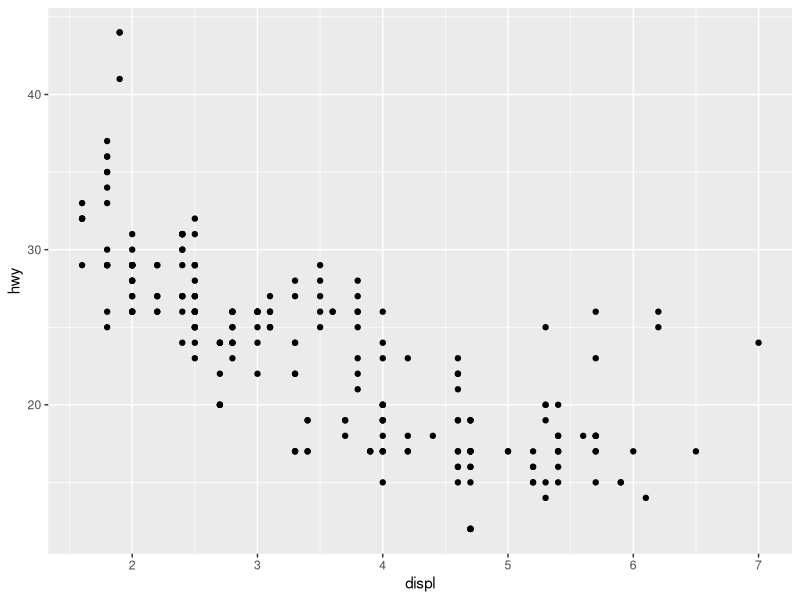
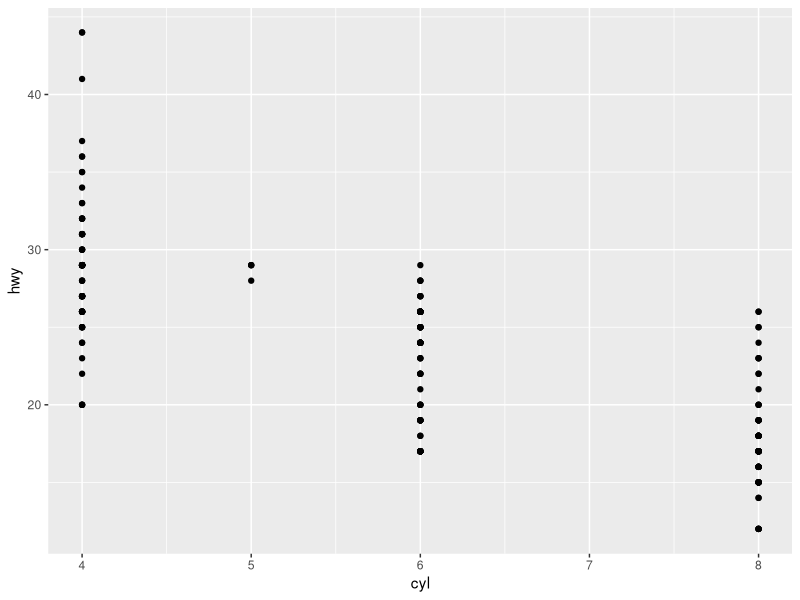
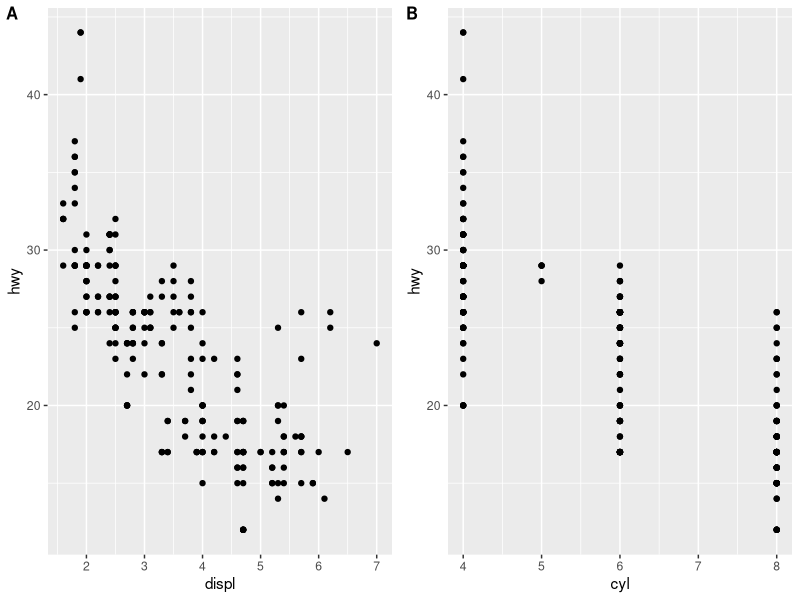
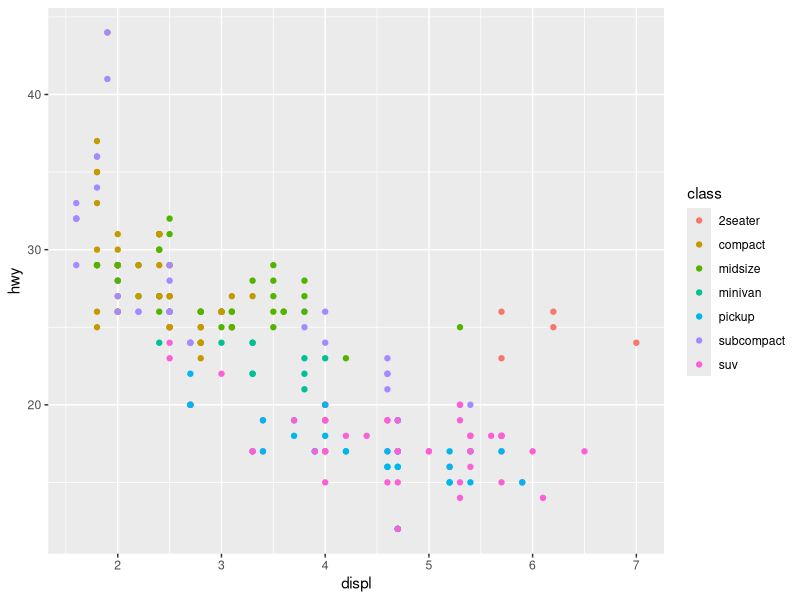
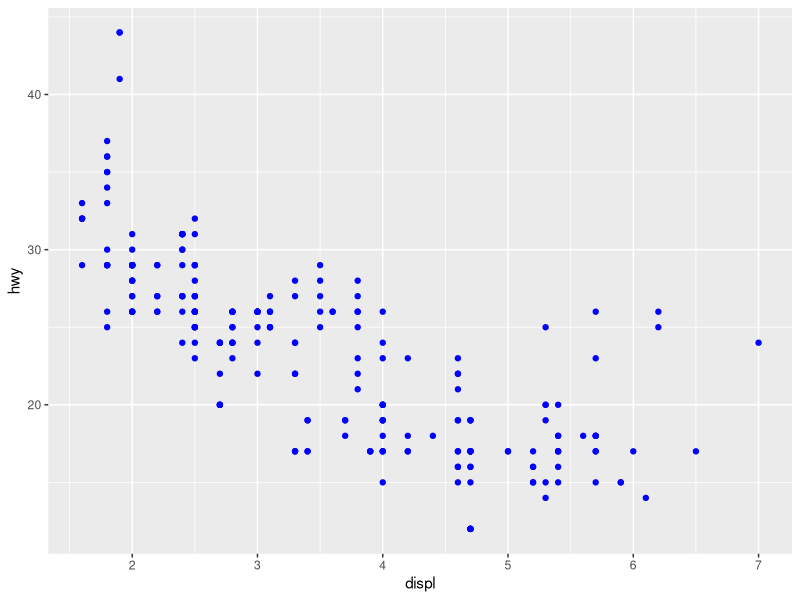
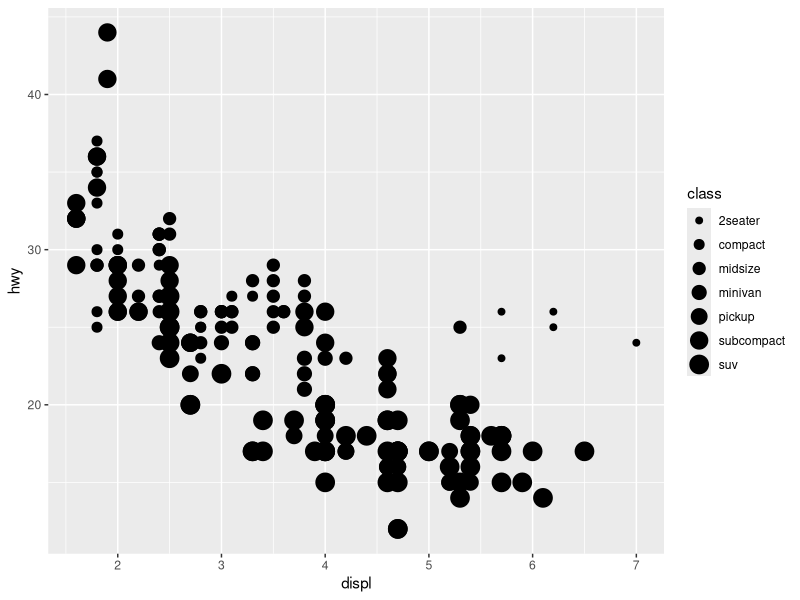
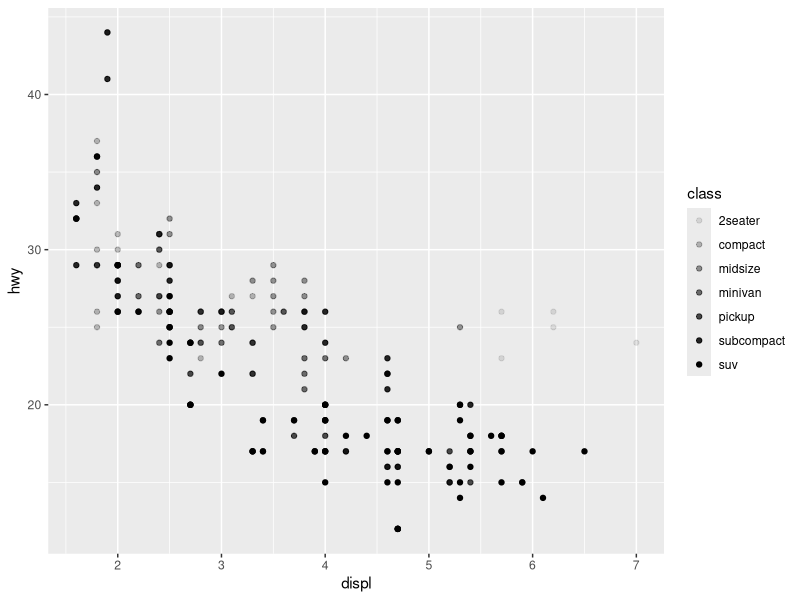
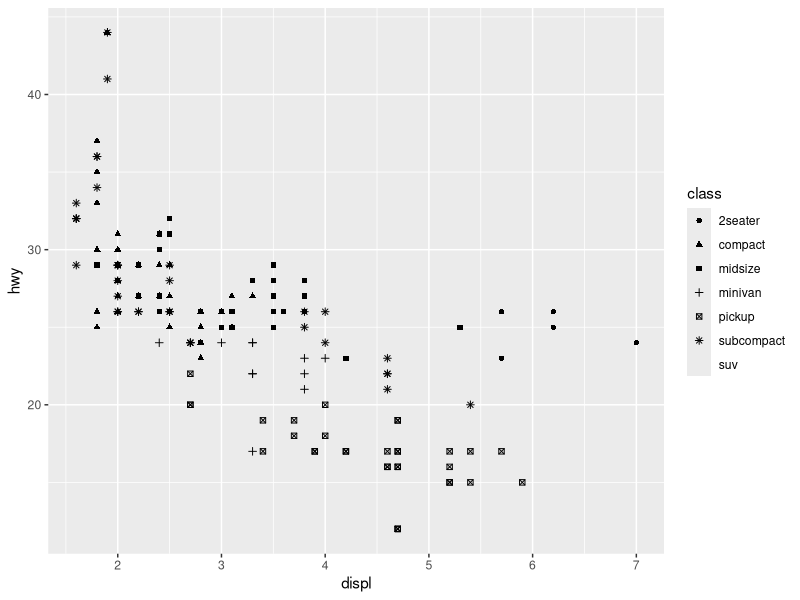

R code for these plots, in order:
library(tidyverse)
mpg
?mpg
view(mpg) #use view() to open the dataset as a tab
summary(mpg)
dim(mpg)
ggplot(mpg, aes(x = displ, y = hwy)) + 
  geom_point()
ggplot(mpg, aes(x = cyl, y = hwy)) +
  geom_point()
par(mfrow=c(2,2))

#ggplot2 does not allow par(mfrow=c(2,2)) to view multiple plots
#install package "cowplot" to do that
install.packages("cowplot")
library(cowplot)
?cowplot
p1 <- ggplot(mpg, aes(x = displ, y = hwy)) + 
  geom_point()
p2 <- ggplot(mpg, aes(x = cyl, y = hwy)) +
  geom_point()
#use plot_grid() to view multiple plots
plot_grid(p1, p2, labels = c("A", "B"), label_size = 12)

#add aes to the scatterplot
ggplot(mpg, aes(x = displ, y = hwy, colour = class)) + 
  geom_point() #each class will have its own colour now
ggplot(mpg, mapping = aes(x = displ, y = hwy)) + 
  geom_point(colour = "blue") #follow this to mannually choose colour for all points. The command must be added in geom_point()
ggplot(mpg, aes(x = displ, y = hwy, size = class)) + 
  geom_point() #bad idea
#> Warning: Using size for a discrete variable is not advised.

ggplot(mpg, aes(x = displ, y = hwy, alpha = class)) + 
  geom_point() #alpha is gradient of transparency
ggplot(mpg, aes(x = displ, y = hwy, shape = class)) + 
  geom_point() #there can only be 6 maximum types of shape, here we have 7, so one get unplotted

ggplot(mpg, aes(x = displ, y = hwy)) + 
  geom_point(shape = 21, colour = "black", fill = "white", size = 4, stroke = 2) #fill and stroke are only available for shape 21-25

ggplot(mpg, aes(x = displ, y = hwy)) + 
  geom_point() +
  facet_wrap(vars(cty), nrow = 2) #this will add one variable and breakdown your data into your chosen variable(here is class).

ggplot(mpg, aes(x = displ, y = hwy)) + 
  geom_point() +
  facet_grid(drv ~ cyl) #this will add two variable and breakdown your data into two variables (drv at y axis, cyl in x axis)
ggplot(mpg, aes(x = displ, y = hwy)) + 
  geom_point() +
  facet_grid(.~ cyl) #adding . will let you choose x or y axis the cyl will be


  